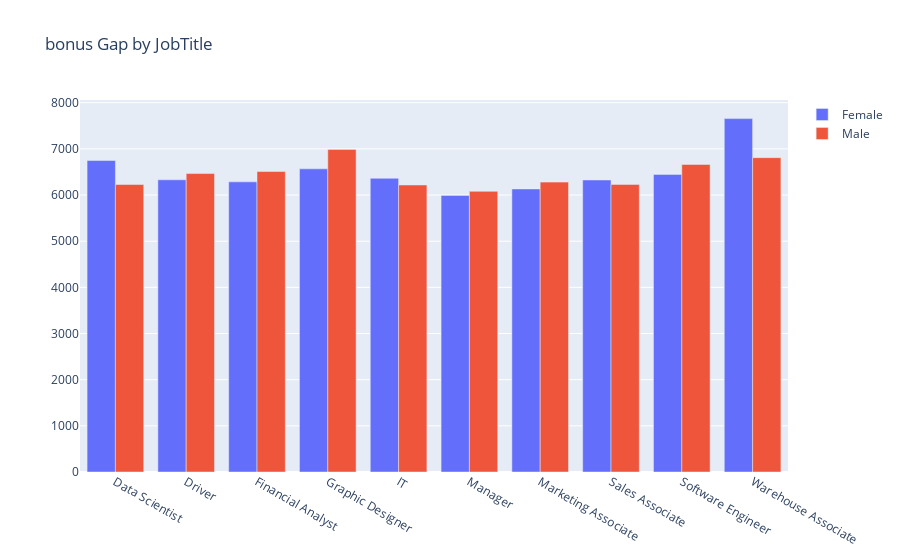

Source (notebook cell):
### Code cell
fig = go.Figure(data=[
    go.Bar(name='Female', x=female.index, y=female['bonus']),
    go.Bar(name='Male', x=male.index, y=male['bonus'])
])
# Change the bar mode
fig.update_layout(barmode='group', title='bonus Gap by JobTitle')
fig.show()

### Figure 1 — Plotly figure (JSON) as saved in the notebook; plotly's stock layout.template omitted (floating-point values rounded to 4 significant figures)
{"data": [{"name": "Female", "type": "bar", "x": ["Data Scientist", "Driver", "Financial Analyst", "Graphic Designer", "IT", "Manager", "Marketing Associate", "Sales Associate", "Software Engineer", "Warehouse Associate"], "y": [6747.0, 6330.0, 6285.0, 6567.0, 6362.0, 5992, 6132.0, 6326.0, 6446.0, 7656.0]}, {"name": "Male", "type": "bar", "x": ["Data Scientist", "Driver", "Financial Analyst", "Graphic Designer", "IT", "Manager", "Marketing Associate", "Sales Associate", "Software Engineer", "Warehouse Associate"], "y": [6227.0, 6465.0, 6509.0, 6988.0, 6218.0, 6080.0, 6280.0, 6230.0, 6662.0, 6810.0]}], "layout": {"autosize": true, "barmode": "group", "title": {"text": "bonus Gap by JobTitle"}, "xaxis": {"autorange": true, "range": [-0.5, 9.5], "type": "category"}, "yaxis": {"autorange": true, "range": [0, 8059.0], "type": "linear"}}}
